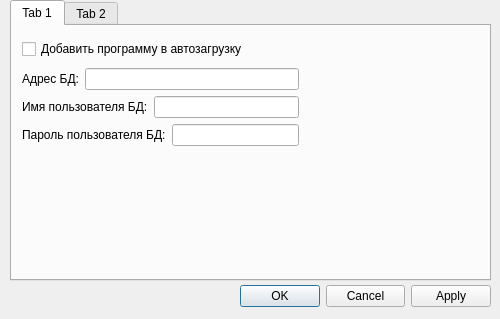
<?xml version="1.0" encoding="UTF-8"?>
<ui version="4.0">
 <class>ConfigDialog</class>
 <widget class="QDialog" name="ConfigDialog">
  <property name="geometry">
   <rect>
    <x>0</x>
    <y>0</y>
    <width>500</width>
    <height>319</height>
   </rect>
  </property>
  <property name="windowTitle">
   <string>Настройка программы</string>
  </property>
  <property name="windowIcon">
   <iconset resource="Icons.qrc">
    <normaloff>:/images/favicon.ico</normaloff>:/images/favicon.ico</iconset>
  </property>
  <widget class="QDialogButtonBox" name="DialogBtnBox">
   <property name="geometry">
    <rect>
     <x>240</x>
     <y>280</y>
     <width>251</width>
     <height>32</height>
    </rect>
   </property>
   <property name="orientation">
    <enum>Qt::Horizontal</enum>
   </property>
   <property name="standardButtons">
    <set>QDialogButtonBox::Apply|QDialogButtonBox::Cancel|QDialogButtonBox::Ok</set>
   </property>
  </widget>
  <widget class="QTabWidget" name="tabWidget">
   <property name="geometry">
    <rect>
     <x>10</x>
     <y>0</y>
     <width>481</width>
     <height>281</height>
    </rect>
   </property>
   <property name="currentIndex">
    <number>0</number>
   </property>
   <widget class="QWidget" name="GeneralTab">
    <property name="toolTip">
     <string>Общие настройки программы</string>
    </property>
    <attribute name="title">
     <string>Tab 1</string>
    </attribute>
    <widget class="QWidget" name="layoutWidget">
     <property name="geometry">
      <rect>
       <x>10</x>
       <y>10</y>
       <width>277</width>
       <height>113</height>
      </rect>
     </property>
     <layout class="QVBoxLayout" name="GeneralLayout">
      <item>
       <widget class="QCheckBox" name="StartupCheckBox">
        <property name="text">
         <string>Добавить программу в автозагрузку</string>
        </property>
       </widget>
      </item>
      <item>
       <layout class="QVBoxLayout" name="DBlLayout">
        <item>
         <layout class="QHBoxLayout" name="DBAddressLayout">
          <item>
           <widget class="QLabel" name="DBAddressLabel">
            <property name="text">
             <string>Адрес БД:</string>
            </property>
           </widget>
          </item>
          <item>
           <widget class="QLineEdit" name="DBAddressEdit"/>
          </item>
         </layout>
        </item>
        <item>
         <layout class="QHBoxLayout" name="DBUsernameLayout">
          <item>
           <widget class="QLabel" name="DBUsernameLabel">
            <property name="text">
             <string>Имя пользователя БД:</string>
            </property>
           </widget>
          </item>
          <item>
           <widget class="QLineEdit" name="DBUsernameEdit"/>
          </item>
         </layout>
        </item>
        <item>
         <layout class="QHBoxLayout" name="DBPasswordLayout">
          <item>
           <widget class="QLabel" name="DBPasswordLabel">
            <property name="text">
             <string>Пароль пользователя БД:</string>
            </property>
           </widget>
          </item>
          <item>
           <widget class="QLineEdit" name="DBPasswordEdit">
            <property name="echoMode">
             <enum>QLineEdit::Password</enum>
            </property>
           </widget>
          </item>
         </layout>
        </item>
       </layout>
      </item>
     </layout>
    </widget>
   </widget>
   <widget class="QWidget" name="NotificationTab">
    <property name="toolTip">
     <string>Оповещения о приближении срока окончания лицензии</string>
    </property>
    <attribute name="title">
     <string>Tab 2</string>
    </attribute>
    <widget class="QGroupBox" name="LicenseNotificationBox">
     <property name="geometry">
      <rect>
       <x>10</x>
       <y>10</y>
       <width>461</width>
       <height>81</height>
      </rect>
     </property>
     <property name="title">
      <string>Контроль закупок</string>
     </property>
     <widget class="QCheckBox" name="soundNotificationLicenseCheckBox">
      <property name="geometry">
       <rect>
        <x>20</x>
        <y>20</y>
        <width>141</width>
        <height>17</height>
       </rect>
      </property>
      <property name="text">
       <string>Звуковое оповещение</string>
      </property>
     </widget>
     <widget class="QPushButton" name="changeTextLicenseNotificationBtn">
      <property name="geometry">
       <rect>
        <x>10</x>
        <y>50</y>
        <width>181</width>
        <height>23</height>
       </rect>
      </property>
      <property name="text">
       <string>Изменить текст оповещения</string>
      </property>
     </widget>
     <widget class="QPushButton" name="countLicenseBtn">
      <property name="geometry">
       <rect>
        <x>204</x>
        <y>50</y>
        <width>251</width>
        <height>23</height>
       </rect>
      </property>
      <property name="text">
       <string>Настройка минимального количества лицензий</string>
      </property>
     </widget>
     <widget class="QWidget" name="layoutWidget">
      <property name="geometry">
       <rect>
        <x>210</x>
        <y>20</y>
        <width>163</width>
        <height>25</height>
       </rect>
      </property>
      <layout class="QHBoxLayout" name="intervalLicenseLayout">
       <item>
        <widget class="QLabel" name="intervalLicenseLabel">
         <property name="text">
          <string>Интервал (минут):</string>
         </property>
        </widget>
       </item>
       <item>
        <widget class="QSpinBox" name="intervalLicenseSpinBox">
         <property name="minimum">
          <number>1</number>
         </property>
         <property name="maximum">
          <number>32767</number>
         </property>
        </widget>
       </item>
      </layout>
     </widget>
    </widget>
    <widget class="QGroupBox" name="CustomerNotificationBox">
     <property name="geometry">
      <rect>
       <x>10</x>
       <y>90</y>
       <width>461</width>
       <height>81</height>
      </rect>
     </property>
     <property name="title">
      <string>Контроль лицензий, у которых истекает срок действия</string>
     </property>
     <widget class="QCheckBox" name="soundNotificationCustomerCheckBox">
      <property name="geometry">
       <rect>
        <x>20</x>
        <y>20</y>
        <width>141</width>
        <height>17</height>
       </rect>
      </property>
      <property name="text">
       <string>Звуковое оповещение</string>
      </property>
     </widget>
     <widget class="QPushButton" name="changeTextCustomerNotificationBtn">
      <property name="geometry">
       <rect>
        <x>10</x>
        <y>50</y>
        <width>181</width>
        <height>23</height>
       </rect>
      </property>
      <property name="text">
       <string>Изменить текст оповещения</string>
      </property>
     </widget>
     <widget class="QWidget" name="layoutWidget_3">
      <property name="geometry">
       <rect>
        <x>210</x>
        <y>20</y>
        <width>163</width>
        <height>25</height>
       </rect>
      </property>
      <layout class="QHBoxLayout" name="intervalCustomerLayout">
       <item>
        <widget class="QLabel" name="intervalCustomerLabel">
         <property name="text">
          <string>Интервал (минут):</string>
         </property>
        </widget>
       </item>
       <item>
        <widget class="QSpinBox" name="intervalCustomerSpinBox">
         <property name="minimum">
          <number>1</number>
         </property>
         <property name="maximum">
          <number>32767</number>
         </property>
        </widget>
       </item>
      </layout>
     </widget>
     <widget class="QWidget" name="layoutWidget">
      <property name="geometry">
       <rect>
        <x>200</x>
        <y>50</y>
        <width>255</width>
        <height>25</height>
       </rect>
      </property>
      <layout class="QHBoxLayout" name="daysLayout">
       <item>
        <widget class="QLabel" name="daysLabel">
         <property name="text">
          <string>Дней до окончания действия лицензии:</string>
         </property>
        </widget>
       </item>
       <item>
        <widget class="QSpinBox" name="daysSpinBox"/>
       </item>
      </layout>
     </widget>
    </widget>
    <widget class="QWidget" name="layoutWidget_2">
     <property name="geometry">
      <rect>
       <x>10</x>
       <y>180</y>
       <width>441</width>
       <height>25</height>
      </rect>
     </property>
     <layout class="QHBoxLayout" name="soundPathLayout">
      <item>
       <widget class="QLabel" name="pathLabel">
        <property name="text">
         <string>Путь к звуковому файлу:</string>
        </property>
       </widget>
      </item>
      <item>
       <widget class="QLineEdit" name="pathEdit">
        <property name="enabled">
         <bool>true</bool>
        </property>
       </widget>
      </item>
      <item>
       <widget class="QPushButton" name="browseSoundBtn">
        <property name="enabled">
         <bool>true</bool>
        </property>
        <property name="text">
         <string>Обзор</string>
        </property>
       </widget>
      </item>
     </layout>
    </widget>
   </widget>
  </widget>
 </widget>
 <resources>
  <include location="Icons.qrc"/>
 </resources>
 <connections>
  <connection>
   <sender>DialogBtnBox</sender>
   <signal>accepted()</signal>
   <receiver>ConfigDialog</receiver>
   <slot>accept()</slot>
   <hints>
    <hint type="sourcelabel">
     <x>248</x>
     <y>254</y>
    </hint>
    <hint type="destinationlabel">
     <x>157</x>
     <y>274</y>
    </hint>
   </hints>
  </connection>
  <connection>
   <sender>DialogBtnBox</sender>
   <signal>rejected()</signal>
   <receiver>ConfigDialog</receiver>
   <slot>reject()</slot>
   <hints>
    <hint type="sourcelabel">
     <x>316</x>
     <y>260</y>
    </hint>
    <hint type="destinationlabel">
     <x>286</x>
     <y>274</y>
    </hint>
   </hints>
  </connection>
 </connections>
</ui>
